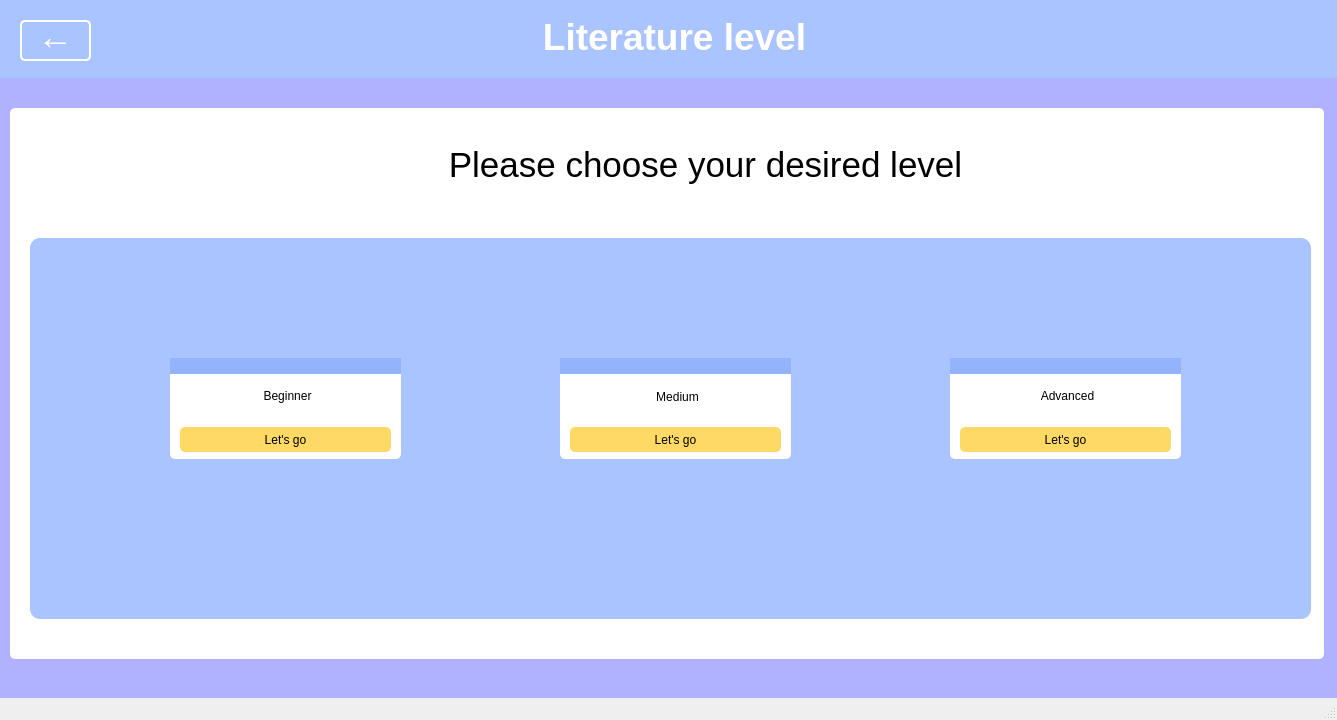
<?xml version="1.0" encoding="UTF-8"?>
<ui version="4.0">
 <class>MainWindow</class>
 <widget class="QMainWindow" name="MainWindow">
  <property name="geometry">
   <rect>
    <x>0</x>
    <y>0</y>
    <width>1337</width>
    <height>720</height>
   </rect>
  </property>
  <property name="maximumSize">
   <size>
    <width>1337</width>
    <height>720</height>
   </size>
  </property>
  <property name="windowTitle">
   <string>Minute Typing Test</string>
  </property>
  <widget class="QWidget" name="centralwidget">
   <widget class="QWidget" name="heading_background" native="true">
    <property name="geometry">
     <rect>
      <x>0</x>
      <y>0</y>
      <width>1337</width>
      <height>78</height>
     </rect>
    </property>
    <property name="styleSheet">
     <string notr="true">background-color: #AAC4FF
</string>
    </property>
    <widget class="QPushButton" name="return_btn">
     <property name="geometry">
      <rect>
       <x>20</x>
       <y>20</y>
       <width>71</width>
       <height>41</height>
      </rect>
     </property>
     <property name="styleSheet">
      <string notr="true">border: 2px solid white;
border-radius: 5px;
color: white;
font-size: 36px;
padding-bottom: 9px; 
font-weight: bold;
text-align: center;</string>
     </property>
     <property name="text">
      <string>←</string>
     </property>
    </widget>
    <widget class="QLabel" name="heading_label">
     <property name="geometry">
      <rect>
       <x>514</x>
       <y>0</y>
       <width>321</width>
       <height>75</height>
      </rect>
     </property>
     <property name="text">
      <string>&lt;html&gt;&lt;head/&gt;&lt;body&gt;&lt;p align=&quot;center&quot;&gt;&lt;span style=&quot; font-family:'Bahnschrift'; font-size:28pt; font-weight:600; color:#ffffff;&quot;&gt;Literature level&lt;/span&gt;&lt;/p&gt;&lt;/body&gt;&lt;/html&gt;</string>
     </property>
    </widget>
   </widget>
   <widget class="QWidget" name="background" native="true">
    <property name="geometry">
     <rect>
      <x>0</x>
      <y>78</y>
      <width>1337</width>
      <height>642</height>
     </rect>
    </property>
    <property name="styleSheet">
     <string notr="true">background-color: #B1B2FF;
</string>
    </property>
    <widget class="QWidget" name="main_container" native="true">
     <property name="geometry">
      <rect>
       <x>10</x>
       <y>30</y>
       <width>1314</width>
       <height>551</height>
      </rect>
     </property>
     <property name="styleSheet">
      <string notr="true">background-color: white;

border-radius: 5px;</string>
     </property>
     <widget class="QWidget" name="widget_2" native="true">
      <property name="geometry">
       <rect>
        <x>10</x>
        <y>13</y>
        <width>1291</width>
        <height>101</height>
       </rect>
      </property>
      <property name="styleSheet">
       <string notr="true"/>
      </property>
      <widget class="QTextBrowser" name="textBrowser">
       <property name="geometry">
        <rect>
         <x>50</x>
         <y>20</y>
         <width>1271</width>
         <height>71</height>
        </rect>
       </property>
       <property name="styleSheet">
        <string notr="true"/>
       </property>
       <property name="html">
        <string>&lt;!DOCTYPE HTML PUBLIC &quot;-//W3C//DTD HTML 4.0//EN&quot; &quot;http://www.w3.org/TR/REC-html40/strict.dtd&quot;&gt;
&lt;html&gt;&lt;head&gt;&lt;meta name=&quot;qrichtext&quot; content=&quot;1&quot; /&gt;&lt;style type=&quot;text/css&quot;&gt;
p, li { white-space: pre-wrap; }
&lt;/style&gt;&lt;/head&gt;&lt;body style=&quot; font-family:'MS Shell Dlg 2'; font-size:7.875pt; font-weight:400; font-style:normal;&quot;&gt;
&lt;p align=&quot;center&quot; style=&quot; margin-top:0px; margin-bottom:0px; margin-left:0px; margin-right:0px; -qt-block-indent:0; text-indent:0px;&quot;&gt;&lt;span style=&quot; font-size:26pt;&quot;&gt;Please choose your desired level&lt;/span&gt;&lt;/p&gt;&lt;/body&gt;&lt;/html&gt;</string>
       </property>
      </widget>
     </widget>
     <widget class="QFrame" name="frame_2">
      <property name="geometry">
       <rect>
        <x>20</x>
        <y>130</y>
        <width>1281</width>
        <height>381</height>
       </rect>
      </property>
      <property name="styleSheet">
       <string notr="true">background-color: #AAC4FF;
border-radius: 10px;</string>
      </property>
      <property name="frameShape">
       <enum>QFrame::StyledPanel</enum>
      </property>
      <property name="frameShadow">
       <enum>QFrame::Raised</enum>
      </property>
      <widget class="QWidget" name="widget_3" native="true">
       <property name="geometry">
        <rect>
         <x>140</x>
         <y>120</y>
         <width>231</width>
         <height>101</height>
        </rect>
       </property>
       <property name="styleSheet">
        <string notr="true">background-color:white;
border-radius: 5px;
</string>
       </property>
       <widget class="Line" name="line">
        <property name="geometry">
         <rect>
          <x>0</x>
          <y>0</y>
          <width>231</width>
          <height>16</height>
         </rect>
        </property>
        <property name="styleSheet">
         <string notr="true">background-color: #94B3FD;
border-radius: 0px;</string>
        </property>
        <property name="orientation">
         <enum>Qt::Horizontal</enum>
        </property>
       </widget>
       <widget class="QPushButton" name="min_1_btn">
        <property name="geometry">
         <rect>
          <x>10</x>
          <y>69</y>
          <width>211</width>
          <height>25</height>
         </rect>
        </property>
        <property name="styleSheet">
         <string notr="true">background-color: #FFD966;
font: 11pt &quot;Bahnschrift&quot;;</string>
        </property>
        <property name="text">
         <string>Let's go</string>
        </property>
       </widget>
       <widget class="QLabel" name="min_1_label">
        <property name="geometry">
         <rect>
          <x>17</x>
          <y>23</y>
          <width>201</width>
          <height>31</height>
         </rect>
        </property>
        <property name="styleSheet">
         <string notr="true">font: 18pt &quot;OCR A Extended&quot;;
color: black;</string>
        </property>
        <property name="text">
         <string>&lt;html&gt;&lt;head/&gt;&lt;body&gt;&lt;p align=&quot;center&quot;&gt;Beginner&lt;/p&gt;&lt;/body&gt;&lt;/html&gt;</string>
        </property>
       </widget>
      </widget>
      <widget class="QWidget" name="widget_4" native="true">
       <property name="geometry">
        <rect>
         <x>530</x>
         <y>120</y>
         <width>231</width>
         <height>101</height>
        </rect>
       </property>
       <property name="styleSheet">
        <string notr="true">background-color:white;
border-radius: 5px;
</string>
       </property>
       <widget class="Line" name="line_2">
        <property name="geometry">
         <rect>
          <x>0</x>
          <y>0</y>
          <width>231</width>
          <height>16</height>
         </rect>
        </property>
        <property name="styleSheet">
         <string notr="true">background-color: #94B3FD;
border-radius: 0px;</string>
        </property>
        <property name="orientation">
         <enum>Qt::Horizontal</enum>
        </property>
       </widget>
       <widget class="QPushButton" name="min_3_btn">
        <property name="geometry">
         <rect>
          <x>10</x>
          <y>69</y>
          <width>211</width>
          <height>25</height>
         </rect>
        </property>
        <property name="styleSheet">
         <string notr="true">background-color: #FFD966;
font: 11pt &quot;Bahnschrift&quot;;</string>
        </property>
        <property name="text">
         <string>Let's go</string>
        </property>
       </widget>
       <widget class="QLabel" name="min_3_label">
        <property name="geometry">
         <rect>
          <x>17</x>
          <y>24</y>
          <width>201</width>
          <height>31</height>
         </rect>
        </property>
        <property name="styleSheet">
         <string notr="true">font: 18pt &quot;OCR A Extended&quot;;
color: black;</string>
        </property>
        <property name="text">
         <string>&lt;html&gt;&lt;head/&gt;&lt;body&gt;&lt;p align=&quot;center&quot;&gt;Medium&lt;/p&gt;&lt;/body&gt;&lt;/html&gt;</string>
        </property>
       </widget>
      </widget>
      <widget class="QWidget" name="widget_5" native="true">
       <property name="geometry">
        <rect>
         <x>920</x>
         <y>120</y>
         <width>231</width>
         <height>101</height>
        </rect>
       </property>
       <property name="styleSheet">
        <string notr="true">background-color:white;
border-radius: 5px;
</string>
       </property>
       <widget class="Line" name="line_3">
        <property name="geometry">
         <rect>
          <x>0</x>
          <y>0</y>
          <width>231</width>
          <height>16</height>
         </rect>
        </property>
        <property name="styleSheet">
         <string notr="true">background-color: #94B3FD;
border-radius: 0px;</string>
        </property>
        <property name="orientation">
         <enum>Qt::Horizontal</enum>
        </property>
       </widget>
       <widget class="QPushButton" name="min_1_btn_2">
        <property name="geometry">
         <rect>
          <x>10</x>
          <y>69</y>
          <width>211</width>
          <height>25</height>
         </rect>
        </property>
        <property name="styleSheet">
         <string notr="true">background-color: #FFD966;
font: 11pt &quot;Bahnschrift&quot;;</string>
        </property>
        <property name="text">
         <string>Let's go</string>
        </property>
       </widget>
       <widget class="QLabel" name="min_1_label_2">
        <property name="geometry">
         <rect>
          <x>17</x>
          <y>23</y>
          <width>201</width>
          <height>31</height>
         </rect>
        </property>
        <property name="styleSheet">
         <string notr="true">font: 18pt &quot;OCR A Extended&quot;;
color: black;</string>
        </property>
        <property name="text">
         <string>&lt;html&gt;&lt;head/&gt;&lt;body&gt;&lt;p align=&quot;center&quot;&gt;Advanced&lt;/p&gt;&lt;/body&gt;&lt;/html&gt;</string>
        </property>
       </widget>
      </widget>
     </widget>
    </widget>
   </widget>
  </widget>
  <widget class="QMenuBar" name="menubar">
   <property name="geometry">
    <rect>
     <x>0</x>
     <y>0</y>
     <width>1337</width>
     <height>22</height>
    </rect>
   </property>
  </widget>
  <widget class="QStatusBar" name="statusbar"/>
 </widget>
 <resources/>
 <connections/>
</ui>
